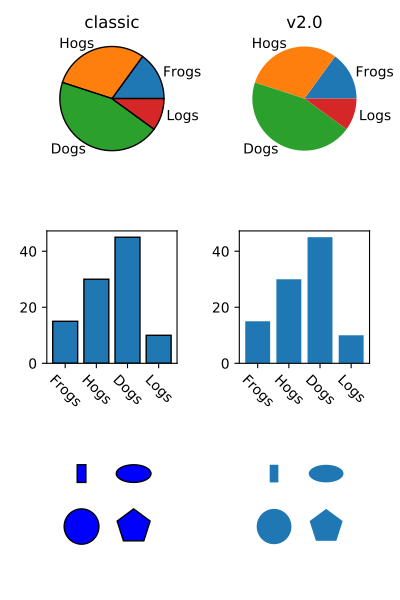

This chart was generated by the following Python code:
import matplotlib.pyplot as plt
import numpy as np
from matplotlib import rc_context
import matplotlib.patches as mpatches

fig, all_ax = plt.subplots(3, 2, figsize=(4, 6), tight_layout=True)

def demo(ax_top, ax_mid, ax_bottom, rcparams, label):
    labels = 'Frogs', 'Hogs', 'Dogs', 'Logs'
    fracs = [15, 30, 45, 10]

    explode = (0, 0.05, 0, 0)

    ax_top.set_title(label)

    with rc_context(rc=rcparams):
        ax_top.pie(fracs, labels=labels)
        ax_top.set_aspect('equal')
        ax_mid.bar(range(len(fracs)), fracs, tick_label=labels, align='center')
        plt.setp(ax_mid.get_xticklabels(), rotation=-45)
        grid = np.mgrid[0.2:0.8:3j, 0.2:0.8:3j].reshape(2, -1).T

        ax_bottom.set_xlim(0, .75)
        ax_bottom.set_ylim(0, .75)
        ax_bottom.add_artist(mpatches.Rectangle(grid[1] - [0.025, 0.05], 0.05, 0.1))
        ax_bottom.add_artist(mpatches.RegularPolygon(grid[3], 5, 0.1))
        ax_bottom.add_artist(mpatches.Ellipse(grid[4], 0.2, 0.1))
        ax_bottom.add_artist(mpatches.Circle(grid[0], 0.1))
        ax_bottom.axis('off')

demo(*all_ax[:, 0], rcparams={'patch.force_edgecolor': True,
                              'patch.facecolor': 'b'}, label='classic')
demo(*all_ax[:, 1], rcparams={}, label='v2.0')
